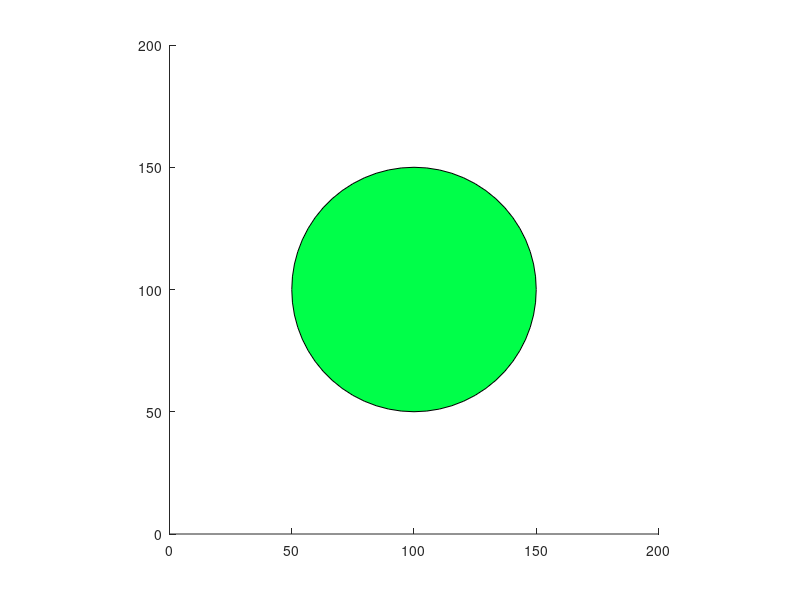

MATLAB code for this plot:
clear all
axis equal
axis ([0,200,0,200])
h = rectangle('Position', [50 50 100 100], 'facecolor','r', 'curvature', [1 1]);

for i=10:10:50
z=i*2;
w=50-i;
r=100+z;
k=i/60;
a=1-k;
b=1-k;
c=1-k;
clr=[a 1 0];
set(h, 'Position', [w 50 r 100], 'facecolor', clr);
pause(0.1);
end

for i=10:10:50
z=i*2;
w1=w+i;
r2=r-z;
k1=i/150;
a1=1-k1;
b1=1-k1;
c1=1-k1;
clr=[a1 0 1];
set(h, 'Position', [w1 50 r2 100], 'facecolor', clr);
pause(0.1);
end
 
for i=10:10:50
z=i*2;
w=50-i;
r=100+z;
k2=i/200;
a2=1-k2;
b2=1-k2;
c2=1-k2;
clr=[1 b2 0]; 
set(h, 'Position', [50 w 100 r], 'facecolor', clr);
pause(0.1);
end

for i=10:10:50
z=i*2;
w1=w+i;
r2=r-z;
k3=i/70;
a3=1-k3;
b3=1-k3;
c3=1-k3;
clr=[0 1 c3];
set(h, 'Position', [50 w1 100 r2], 'facecolor', clr);
pause(0.1);
end